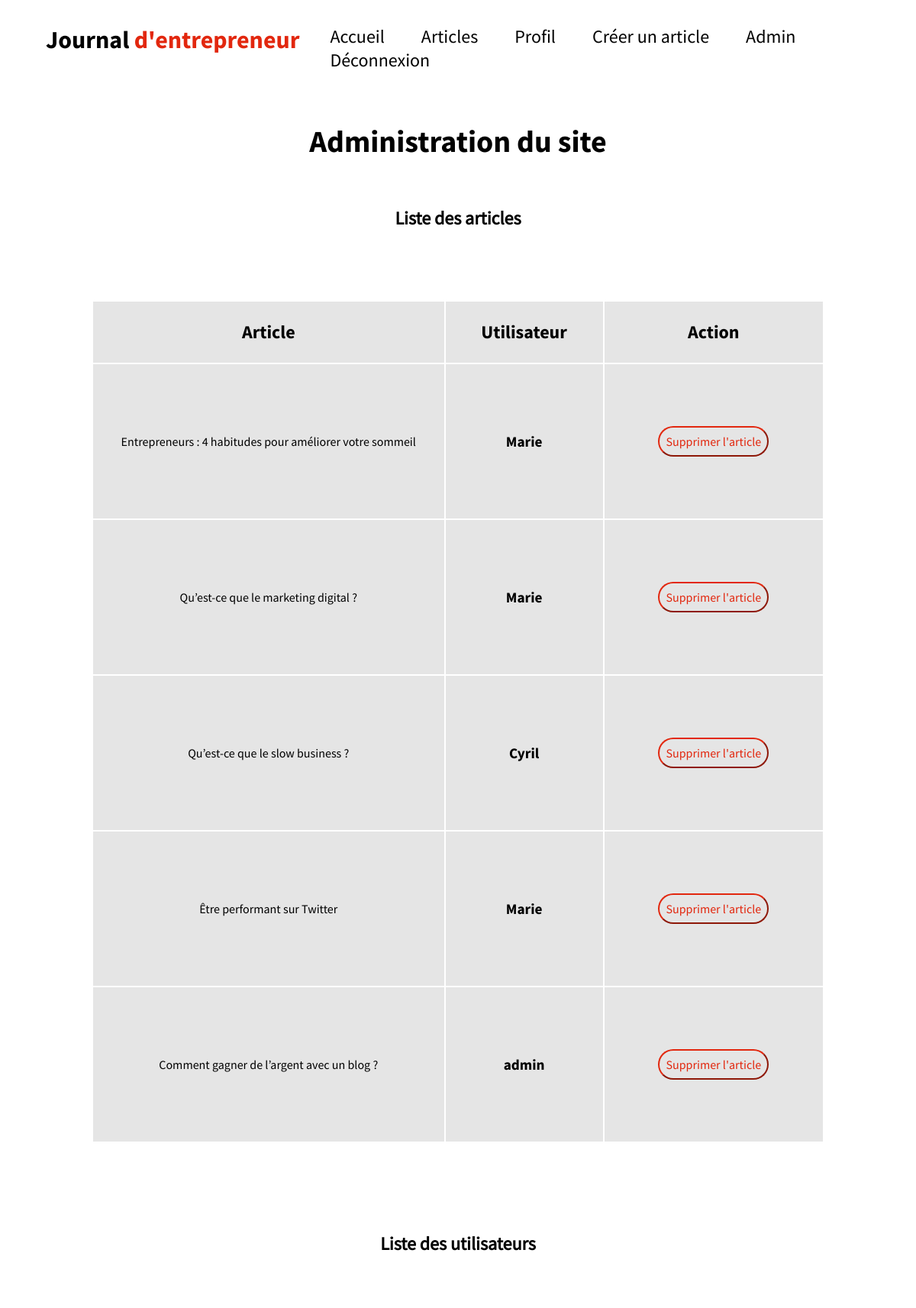
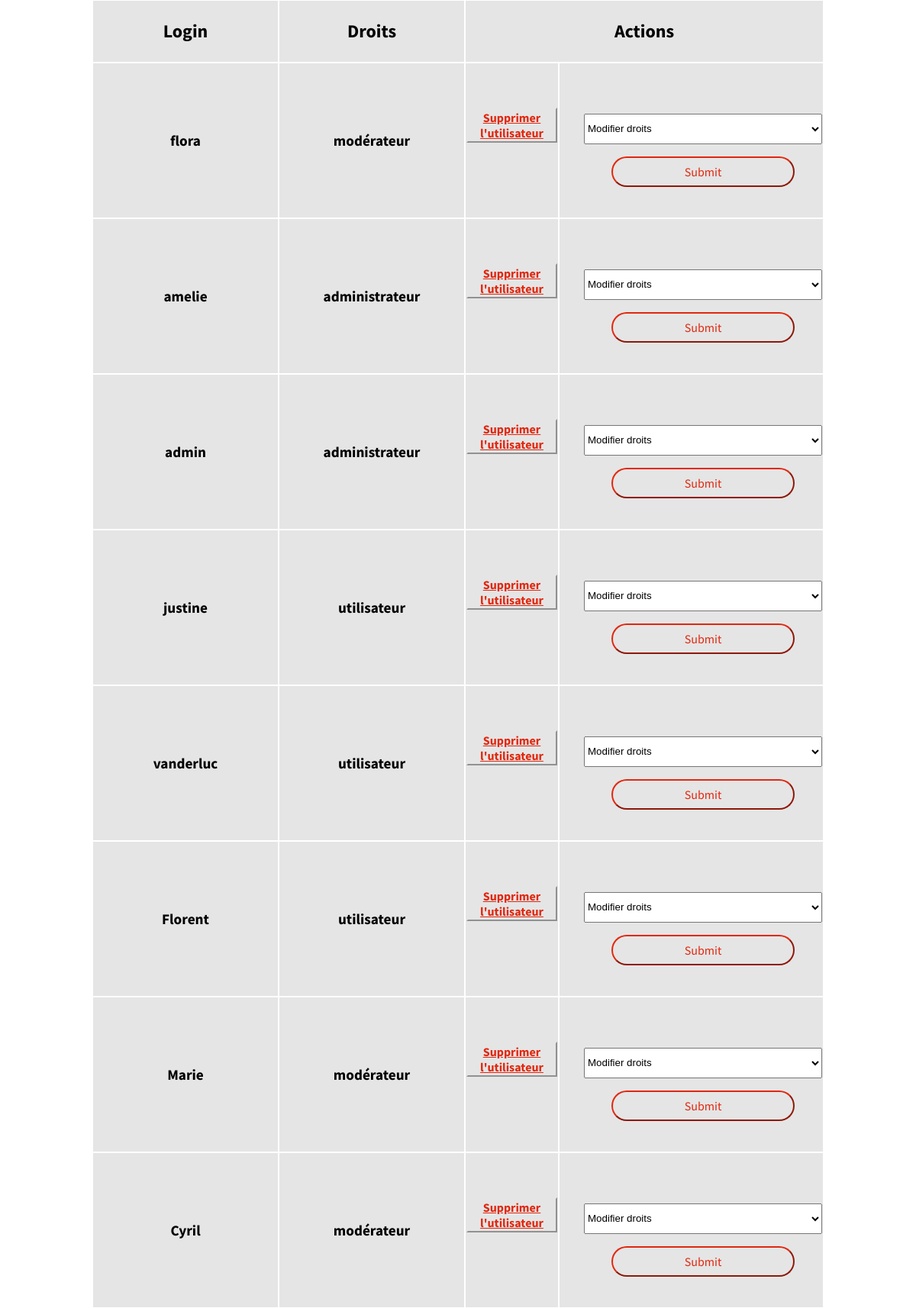
The app's page /admin.php (signed in, upper part) with its own data (2 pictures, top to bottom).
### tables this page shows
CREATE TABLE `articles` (
  `id` int(11) NOT NULL,
  `nom` varchar(255) NOT NULL,
  `article` text NOT NULL,
  `id_utilisateur` int(11) NOT NULL,
  `id_categorie` int(11) NOT NULL,
  `date` timestamp NOT NULL DEFAULT CURRENT_TIMESTAMP ON UPDATE CURRENT_TIMESTAMP,
  `image` varchar(255) DEFAULT NULL
);

CREATE TABLE `utilisateurs` (
  `id` int(11) NOT NULL,
  `login` varchar(255) NOT NULL,
  `password` varchar(255) NOT NULL,
  `email` varchar(255) NOT NULL,
  `id_droits` int(11) NOT NULL
);

CREATE TABLE `droits` (
  `id` int(11) NOT NULL,
  `nom` varchar(80) NOT NULL
);

### admin.php (the view, shortened to what this page needs)
<!DOCTYPE html PUBLIC "-//W3C//DTD XHTML 1.0 Transitional//EN" "http://www.w3.org/TR/xhtml1/DTD/xhtml1-transitional.dtd">
<html lang="fr" xmlns="http://www.w3.org/1999/xhtml">
    <head>
        <link rel="stylesheet" href="blog.css">
    </head>
<body>
<section id="image-fond1">
<?php include("header.php"); ?>
<main>
	<section class="text2">
    <h1 class="welcome2">Administration du site</h1>
    <?php
if ($_SESSION['id_droit']!=1337)
{
    header("Location: index.php");
    exit();
}
else
{
    $connect= mysqli_connect('localhost','root','','blog');
    $requete_art="SELECT * FROM articles INNER JOIN utilisateurs ON articles.id_utilisateur = utilisateurs.id ORDER by date DESC";
    $query=mysqli_query($connect,$requete_art);
    $articles=mysqli_fetch_all($query);
?>
<h2 class="voir-articles2">Liste des articles</h2>
<table class='tableau_admin'>
    <thead>
        <th class="titre-2">Article</th>
        <th class="titre-3">Utilisateur</th>
        <th class="titre-4">Action</th>
    </thead>
    <tbody>
    <?php foreach($articles as $article) { ?>
        <tr>
        <td class="the-article"><?php echo $article[1] ; ?> </td>
        <td class="the-utilisateur"><?php echo $article[8] ; ?> </td>
        <td class="the-action"><form method="post" action="admin.php" id="suppression"><button type="submit" id="submit" name="article_<?php echo $article[0]; ?>">Supprimer l'article</button></form></td>
        </tr>
        <?php
        } ?>
    </tbody>
</table>
<h2 class="voir-articles6">Liste des utilisateurs</h2>
<?php
    $connect= mysqli_connect('localhost','root','','blog');
    $requete="SELECT * FROM utilisateurs INNER JOIN droits ON utilisateurs.id_droits = droits.id " ;
    $query=mysqli_query($connect,$requete);
    $utilisateurs=mysqli_fetch_all($query);
    ?>
    <table class='tableau_admin'>
    <thead>
        <th class="titre-3">Login</th>
        <th class="titre-3">Droits</th>
        <th class="titre-4" colspan=2>Actions</th>
    </thead>
    <tbody>
    <?php foreach($utilisateurs as $utilisateur) { ?>
        <tr>
        <td class="the-utilisateur"><?php echo $utilisateur[1] ; ?> </td>
        <td class="the-utilisateur"><?php echo $utilisateur[6] ; ?> </td>
        <td><form method="post" action="admin.php" id="articles"><button type="submit" id="utilisateur" name="utilisateur_<?php echo $utilisateur[0]; ?>">Supprimer l'utilisateur</button></form></td>
        <td class="le-select"><form method="post" action="admin.php"><select name="droit" id="droit"><option value="">Modifier droits</option></select><input type="submit" id="submit2" name="droit_utilisateur_<?php echo $utilisateur[0]; ?>"></form></td>
        </tr>
        <?php
        } ?>
    </tbody>
</table>
        <?php
}
?>
</main>
</section>
</body>
</html>

### blog.css (style rules this page uses)
html { margin: 0; }
body { margin: 0; background-color: white; }
#image-fond1 { margin: 0; background-color: #FFFFFF; background-size: 100%; display: flex; flex-direction: column; align-items: center; }
.text2 { display: flex; flex-direction: column; width: 80vw; }
.welcome2 { font-family: "Bold"; color: black; font-size: 2.5em; padding-top: 3em; text-align: center; }
form { display: flex; flex-direction: column; justify-content: center; align-items: center; }
input { width: 20vw; height: 5vh; }
select { width: 26vw; height: 5vh; margin-top: 2em; display: flex; justify-content: center; }
.voir-articles2 { font-family: "Book"; color: black; text-align: center; padding-bottom: 3em; }
.voir-articles6 { font-family: "Book"; color: black; text-align: center; padding-top: 4em; padding-bottom: 2em; }
thead { font-family: "Bold"; font-size: 1.5em; border-color: black; background-color: #E5E5E5; height: 10vh; }
tr { height: 10vh; background-color: #E5E5E5; border-color: black; color: black; }
.titre-2 { width: 25em; color: black; }
.the-article { width: 25em; font-family: "Book"; color: black; padding: 2em 0em; text-align: center; }
.titre-3 { width: 10em; color: black; }
.titre-4 { width: 15em; color: black; }
.the-utilisateur { width: 10em; height: 25vh; color: black; font-family: "Bold"; font-size: 1.2em; text-align: center; }
#submit { font-family: "Book"; border-color: #E2270E; background-color: #E5E5E5; text-decoration: none; text-align: center; padding: 0.5em; transition: all 0.2s ease; color: #E2270E; border-radius: 40px; font-size: 1em; }
#submit2 { font-family: "Book"; background-color: #E5E5E5; border-color: #E2270E; text-decoration: none; text-align: center; margin-top: 2vh; padding: 0.5em; transition: all 0.2s ease; color: #E2270E; border-radius: 40px; font-size: 1em; }
.le-select { padding-left: 2em; }
#utilisateur { font-family: "Bold"; text-decoration: underline; text-align: center; color: #E2270E; border-color: #E5E5E5; background-color: #E5E5E5; font-size: 1em; margin-bottom: 2.5em; }

### records on screen
articles: nom "Entrepreneurs : 4 habitudes pour améliorer votre sommeil", id_utilisateur.login "Marie"
articles: nom "Qu’est-ce que le marketing digital ?", id_utilisateur.login "Marie"
articles: nom "Qu’est-ce que le slow business ?", id_utilisateur.login "Cyril"
articles: nom "Être performant sur Twitter", id_utilisateur.login "Marie"
articles: nom "Comment gagner de l’argent avec un blog ?", id_utilisateur.login "admin"
utilisateurs: login "flora", id_droits.nom "modérateur"
utilisateurs: login "amelie", id_droits.nom "administrateur"
utilisateurs: login "admin", id_droits.nom "administrateur"
utilisateurs: login "justine", id_droits.nom "utilisateur"
utilisateurs: login "vanderluc", id_droits.nom "utilisateur"
utilisateurs: login "Florent", id_droits.nom "utilisateur"
utilisateurs: login "Marie", id_droits.nom "modérateur"
utilisateurs: login "Cyril", id_droits.nom "modérateur"
